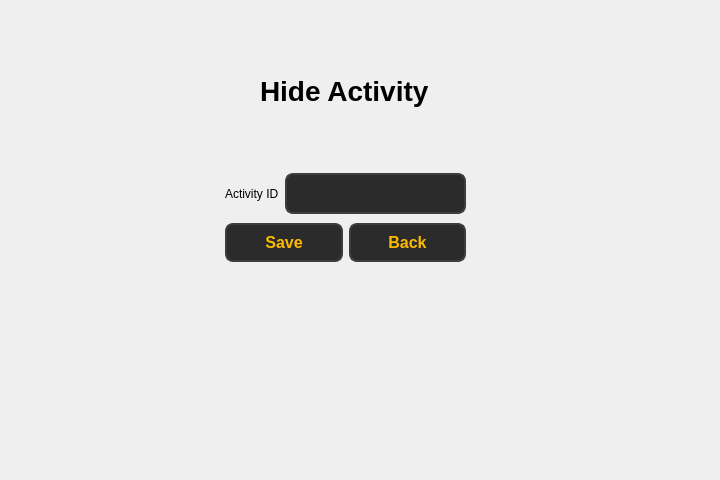
<?xml version="1.0" encoding="UTF-8"?>
<ui version="4.0">
 <class>Form</class>
 <widget class="QWidget" name="Form">
  <property name="geometry">
   <rect>
    <x>0</x>
    <y>0</y>
    <width>720</width>
    <height>480</height>
   </rect>
  </property>
  <property name="windowTitle">
   <string>Form</string>
  </property>
  <widget class="QLabel" name="label_3">
   <property name="geometry">
    <rect>
     <x>260</x>
     <y>70</y>
     <width>171</width>
     <height>41</height>
    </rect>
   </property>
   <property name="font">
    <font>
     <pointsize>21</pointsize>
     <bold>true</bold>
    </font>
   </property>
   <property name="text">
    <string>Hide Activity</string>
   </property>
  </widget>
  <widget class="QWidget" name="layoutWidget">
   <property name="geometry">
    <rect>
     <x>225</x>
     <y>170</y>
     <width>241</width>
     <height>97</height>
    </rect>
   </property>
   <layout class="QVBoxLayout" name="verticalLayout">
    <item>
     <layout class="QHBoxLayout" name="horizontalLayout">
      <item>
       <widget class="QLabel" name="label_2">
        <property name="text">
         <string>Activity ID</string>
        </property>
       </widget>
      </item>
      <item>
       <widget class="QLineEdit" name="lineEdit">
        <property name="styleSheet">
         <string notr="true">QLineEdit {
        background-color: #2b2b2b;  /* Dark background */
        color: #fcba03;  /* Text color */
        border: 2px solid #3d3d3d;  /* Border color */
        border-radius: 8px;  /* Rounded corners */
        padding: 8px;  /* Padding inside the input field */
        font-size: 16px;  /* Font size */
        font-weight: bold;  /* Bold font */
    }

    QLineEdit:hover {
        background-color: #3d3d3d;  /* Background when hovered */
        border: 2px solid #fcba03;  /* Border color when hovered */
    }

    QLineEdit:focus {
        background-color: #1a1a1a;  /* Background when focused */
        border: 2px solid #fcba03;  /* Border color when focused */
        color: #ffffff;  /* Text color when focused */
    }</string>
        </property>
       </widget>
      </item>
     </layout>
    </item>
    <item>
     <layout class="QHBoxLayout" name="horizontalLayout_2">
      <item>
       <widget class="QPushButton" name="pushButton_6">
        <property name="styleSheet">
         <string notr="true">QPushButton {
        background-color: #2b2b2b;  
        color: #fcba03;              
        border: 2px solid #3d3d3d;      
        border-radius: 8px;          
        padding: 8px 16px;            
        font-size: 16px;            
        font-weight: bold;
    
    }

    QPushButton:hover {
        background-color: #fcba03;
		 color: #000000;
        border: 2px solid #5a5a5a;    
    }

    QPushButton:pressed {
        background-color: #1a1a1a;      
        border: 2px solid #2b2b2b;      
    }</string>
        </property>
        <property name="text">
         <string>Save</string>
        </property>
       </widget>
      </item>
      <item>
       <widget class="QPushButton" name="pushButton_7">
        <property name="styleSheet">
         <string notr="true">QPushButton {
        background-color: #2b2b2b;  
        color: #fcba03;              
        border: 2px solid #3d3d3d;      
        border-radius: 8px;          
        padding: 8px 16px;            
        font-size: 16px;            
        font-weight: bold;
    
    }

    QPushButton:hover {
        background-color: #fcba03;
		 color: #000000;
        border: 2px solid #5a5a5a;    
    }

    QPushButton:pressed {
        background-color: #1a1a1a;      
        border: 2px solid #2b2b2b;      
    }</string>
        </property>
        <property name="text">
         <string>Back</string>
        </property>
       </widget>
      </item>
     </layout>
    </item>
   </layout>
  </widget>
 </widget>
 <resources/>
 <connections/>
</ui>
